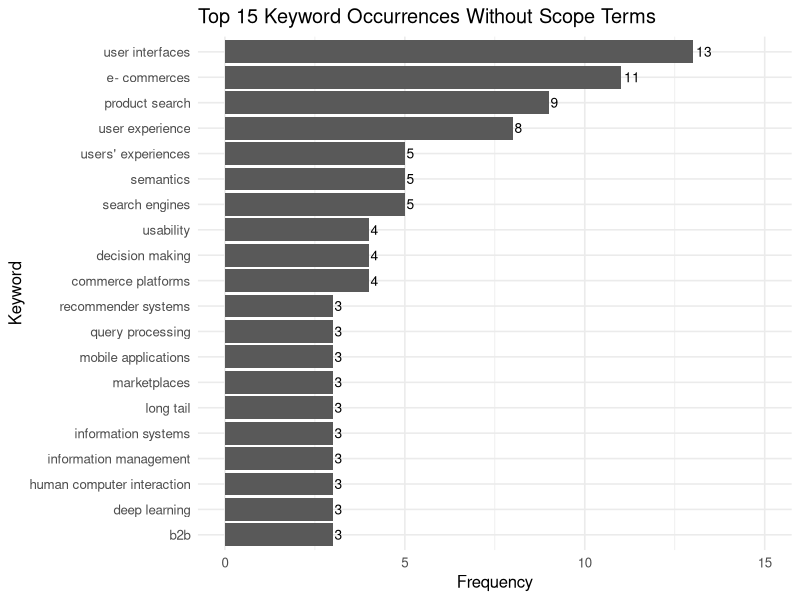
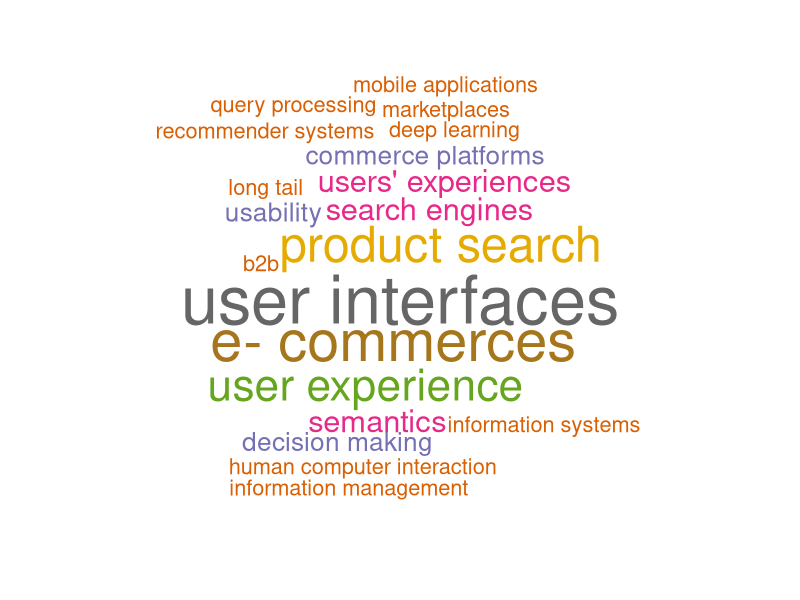

Write R code to recreate these figures, in order.

install.packages(c(
  "readr", "dplyr", "tidyr", "stringr",
  "tidytext", "ggplot2", "wordcloud", "RColorBrewer"
))

library(readr)
library(dplyr)
library(tidyr)
library(stringr)
library(tidytext)
library(ggplot2)
library(wordcloud)
library(RColorBrewer)

# Load data
df <- read_csv("KIQ_1_1_scopus_export.csv", show_col_types = FALSE)

# Merge Author Keywords and Index Keywords
keywords_df <- df %>%
  select(`Author Keywords`, `Index Keywords`) %>%
  pivot_longer(
    cols = everything(),
    names_to = "keyword_type",
    values_to = "text"
  ) %>%
  filter(!is.na(text))

# Tokenize keywords using tidytext
keywords_tokens <- keywords_df %>%
  unnest_tokens(
    output = keyword,
    input = text,
    token = "regex",
    pattern = ";"
  ) %>%
  mutate(keyword = str_trim(keyword)) %>%
  filter(keyword != "")

# Remove scope/background terms
remove_terms <- c(
  "e-commerces",
  "e-commerce",
  "electronic commerce",
  "commerce",
  "e commerce",
  "mobile commerce",
  "online commerce"
)

keywords_clean <- keywords_tokens %>%
  filter(!keyword %in% remove_terms)

# Occurrence analysis
occurrence_table <- keywords_clean %>%
  count(keyword, sort = TRUE)

# View top 20
head(occurrence_table, 20)

# Top 15 bar chart
top15 <- occurrence_table %>%
  slice_max(n, n = 15) %>%
  arrange(n)

ggplot(top15, aes(x = n, y = reorder(keyword, n))) +
  geom_col() +
  geom_text(aes(label = n), hjust = -0.2, size = 3.5) +
  labs(
    title = "Top 15 Keyword Occurrences Without Scope Terms",
    x = "Frequency",
    y = "Keyword"
  ) +
  xlim(0, max(top15$n) + 2) +
  theme_minimal(base_size = 12)

# Word cloud
set.seed(123)

wordcloud(
  words = occurrence_table$keyword,
  freq = occurrence_table$n,
  max.words = 60,
  random.order = FALSE,
  colors = brewer.pal(8, "Dark2")
)
